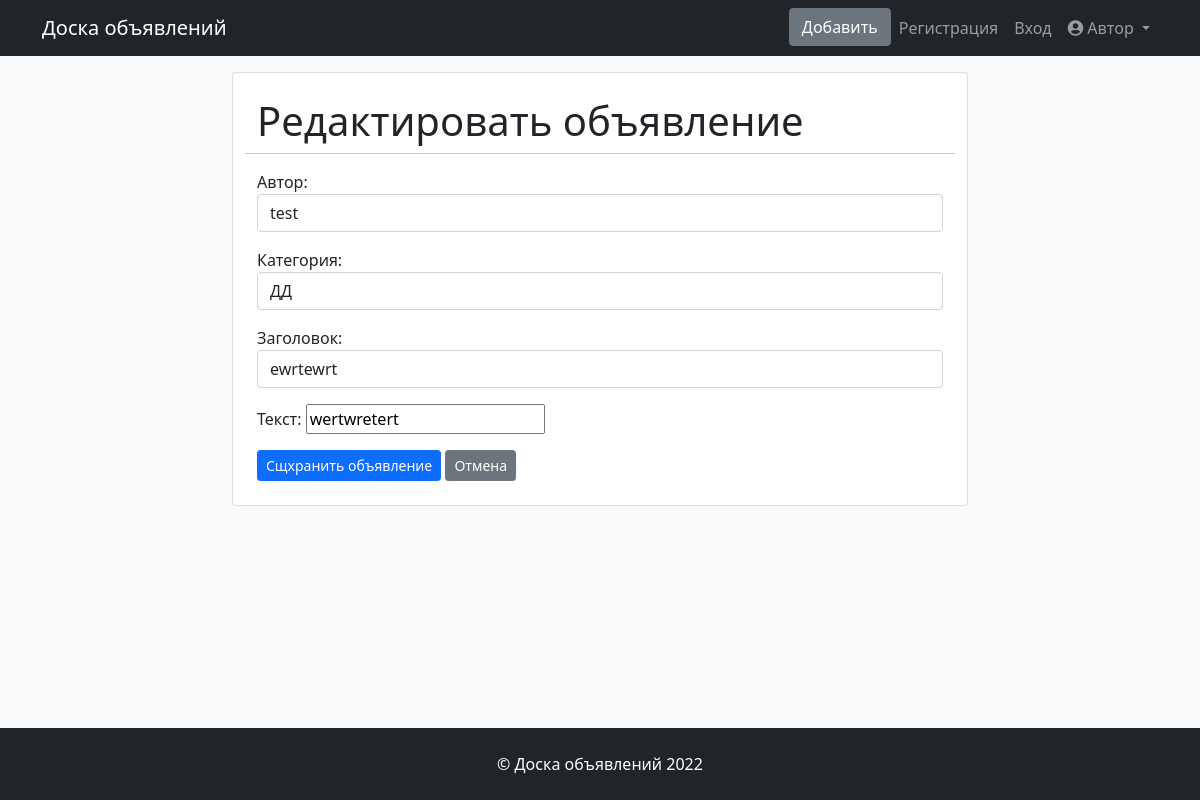
Page /9/edit on the committed database.
### posts/models.py (models this page shows, shortened)
class Post(models.Model):
    POST_TYPE = (
        ('tnk', 'Танки'),
        ('hlr', 'Хилы'),
        ('dd', 'ДД'),
        ('trd', 'Торговцы'),
        ('gm', 'Гилдмастеры'),
        ('qg', 'Квестгиверы'),
        ('blksm', 'Кузнецы'),
        ('lthwrk', 'Кожевники'),
        ('pm', 'Зельевары'),
        ('sm', 'Мастера заклинаний'),
    )
    author = models.ForeignKey(User, on_delete=models.CASCADE)
    date = models.DateTimeField(verbose_name='Дата', default=timezone.now)
    category = models.CharField(max_length=6, choices=POST_TYPE, default='tnk')
    title = models.CharField(max_length=100)
    text = RichTextUploadingField(blank=True, null=True)
    class Meta:
        verbose_name = 'Объявление'
        verbose_name_plural = 'Объявления'

### posts/views.py (the view)
# urls.py: path('<int:pk>/edit', PostUpdateView.as_view(), name='post_update'),
class PostUpdateView(UpdateView):
    template_name = 'posts/post_update.html'
    form_class = PostForm
    def get_object(self, **kwargs):
        id = self.kwargs.get('pk')
        return Post.objects.get(pk=id)

### posts/forms.py
class PostForm(forms.ModelForm):
    class Meta:
        model = Post
        fields = ('author', 'category', 'title',  'text')
        widgets = {
            'author': forms.Select(attrs={'class': 'form-control'}),
            'category': forms.Select(attrs={'class': 'form-control'}),
            'title': forms.TextInput(attrs={'class': 'form-control'}),
            'text': CKEditorWidget(),
        }
        labels = {
            'author': ('Автор'),
            'category': ('Категория'),
            'title': ('Заголовок'),
            'text': ('Текст'),
        }

### templates/posts/post_update.html (shortened to what this page needs)
{% extends 'index.html' %}
{% block content %}
<div class="card mb-4">
    <div class="container my-4">
        <div class="row">
            <h1>Редактировать объявление</h1>
            <hr>
            <div class="form-group">
                <form method="POST">
                    {{ form.as_p}}
                    <input type="submit" value="Сщхранить объявление" class="btn btn-primary btn-sm">
                    <a href="{% url 'post' post.id %}" class="btn btn-secondary btn-sm" role="button">Отмена</a>
                </form>
            </div>
        </div>
    </div>
</div>
{% endblock content %}

### rows in the picture
Post: author "test", category "ДД", title "ewrtewrt", text "wertwretert"
